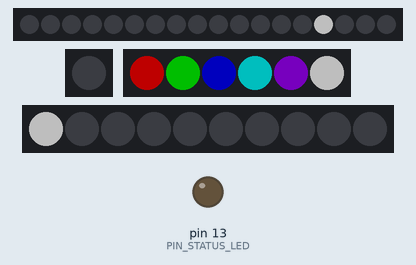
Simulated run of this sketch. Board: Arduino Mega 2560, built with avr-gcc and run on an emulated ATmega2560. Shown: 18 RGB LEDs in strip order, left to right, 1 RGB LEDs in strip order, left to right, 6 RGB LEDs in strip order, left to right, 10 RGB LEDs in strip order, left to right, output pins drawn as LEDs (lit = HIGH). Dim RGB values are drawn brighter than linear; what the sketch prints to the serial monitor is not drawn.

Above: at 0.17 s.
At 4.38 s:
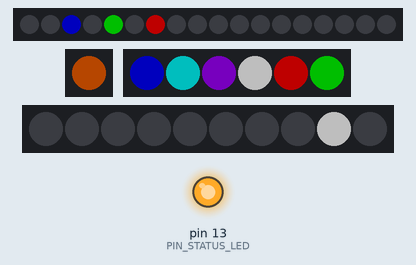
At 9.5 s:
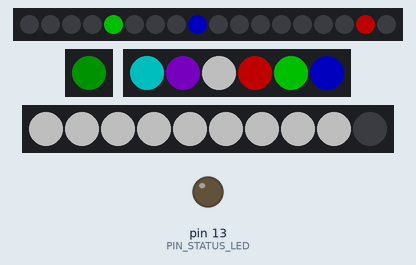
At 19.74 s:
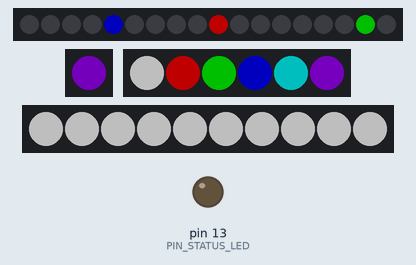
At 29.99 s:
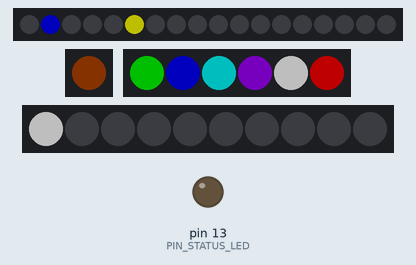
At 39.61 s:
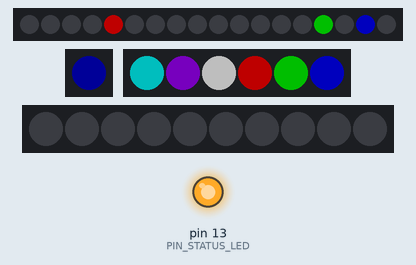
Timing chart, 0 to 40.0 s (numbered marks = the images above):
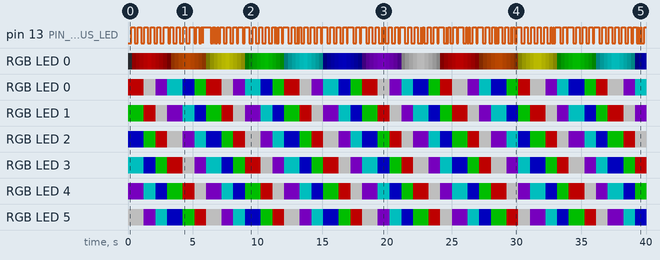

The sketch:

sketch.ino
```cpp
/*
 * Strip frame demo test - the LED strip of the sign frame (18 pixels) and a single pixel
 *
 * Uses the same 12 V WS2811 strip as strip_knight_rider_test: one control chip ("pixel") per 3 LEDs (10 cm).
 * One strip of FRAME_PIXELS = 18 pixels runs around the whole sign (60 x 30 cm): it starts at the lower-left corner
 * and runs counter-clockwise, 6 pixels on the bottom, 3 on the right, 6 on the top, 3 on the left:
 *   pixels  1.. 6  bottom edge, left to right      pixels 10..15  top edge, right to left
 *   pixels  7.. 9  right edge, going up            pixels 16..18  left edge, going down (18 is right above 1)
 *
 *   Pin D9 (frame strip, 18 pixels): three Knight Rider lights on the SAME strip. The light route starts at the
 *     upper-left corner (pixel 15) and runs CLOCKWISE: top edge to the right (15..10), right edge down (9..7),
 *     bottom edge to the left (6..1), left edge up (18..16). At pixel 16, the last one, a light turns around and runs
 *     the same route backwards to pixel 15, and so on.
 *     RED   light: one step every 500 ms  (2 pixels per second, base speed)
 *     GREEN light: 1.3 x faster           (one step every 385 ms)
 *     BLUE  light: 1.5 x faster           (one step every 333 ms)
 *   The lights add their colours where they overlap (red + green = yellow, all three = white), and drift out of
 *   phase, so the strip shows how the colours mix. The end pixels are shown once per turn, so a cycle is 34 steps.
 *
 *   Pin D10 (single pixel, 1 chip = 3 LEDs): a pulse dark -> bright -> dark every PULSE_MS (3 s). The colour changes
 *     at every pulse: red, orange, yellow, green, cyan, blue, violet, white, then again.
 *
 *   Pin D11 (colour bar, 6 pixels = 60 cm): a colour sequence red, green, blue, cyan, violet, white shows one colour
 *     per pixel and moves on by one pixel every BAR_STEP_MS (1 s) in the direction of the pixel numbers (1 -> 6); the
 *     colour that leaves pixel 6 comes back at pixel 1, so the bar goes round and round.
 *
 *   Pin D12 (pixel test, 10 pixels = 1 m): a four-phase sequence for checking that every pixel works; it repeats
 *     after 24.6 s:
 *       1. counter (5 s):       one white pixel walks 1 -> 10, 0.5 s per pixel
 *       2. fill and empty (10 s): pixels light up one by one 1 -> 10 and stay on, then go out one by one 1 -> 10,
 *                                0.5 s per step (a dead pixel shows as the place where the fill stops)
 *       3. colour channels (6 s): all 10 pixels together red, green, blue, white, 1.5 s each
 *       4. runner (3.6 s):      one blue pixel runs 1 -> 10 -> 1, 0.2 s per step
 *
 * Peak brightness is TEST_LEVEL = 80 (of 255) for every colour channel that is fully on, same as the other tests.
 * The strips are powered from a 12 V supply and the Arduino from USB (see README.txt).
 * If the colours are wrong (red looks green), change COLOR_ORDER (see README.txt).
 *
 * SIGN OF LIFE: the LED on pin 13 blinks all the time while the program runs (every HEARTBEAT_MS, twice as fast
 * while many state changes happen; it is shortly inverted when a frame light turns around at an end or the pulse
 * colour changes). Once per second (DEBUG_MS) the Serial Monitor (115200 baud, SERIAL_BAUD) gets a line
 * "DBG up=.. red=.. green=.. blue=.. d10=<colour>:<level> d11=<shift> d12=<phase>:<step> events=.. beats=..": uptime in seconds,
 * the strip pixel (1..18) of each frame light, colour number and brightness of the single pixel, the shift of the colour bar,
 * phase (1..4) and step (1-based) of the pixel test, state changes in the last second
 * and LED toggles. The values change from line to line.
 *
 * All timing uses millis(); the sketch never calls delay(). Function signatures use only built-in types
 * (Arduino's automatic prototypes).
 */

#include <Adafruit_NeoPixel.h>

// ============================== CONFIGURATION ==============================
constexpr uint8_t PIN_FRAME = 9;             // frame strip, 18 pixels
constexpr uint8_t PIN_SINGLE = 10;           // single pixel (one 3-LED cluster)
constexpr uint8_t PIN_BAR = 11;              // colour bar strip, 6 pixels
constexpr uint8_t PIN_TEST = 12;             // pixel test strip, 10 pixels
constexpr uint8_t PIN_STATUS_LED = 13;       // debug LED: sign of life
constexpr uint16_t FRAME_PIXELS = 18;        // pixels of the frame strip (6 + 3 + 6 + 3 chips = 54 LEDs = 1.8 m)
constexpr uint16_t ROUTE_START_PIXEL = 15;   // the light route starts here (upper-left corner), strip pixel 1..FRAME_PIXELS
constexpr uint16_t SINGLE_PIXELS = 1;        // pixels on D10
constexpr uint16_t BAR_PIXELS = 6;           // pixels on D11 (60 cm)
constexpr uint16_t TEST_PIXELS = 10;         // pixels on D12 (1 m)
constexpr uint16_t COLOR_ORDER = NEO_GRB + NEO_KHZ800;   // try NEO_RGB + NEO_KHZ800 if the colours are wrong
constexpr uint8_t TEST_LEVEL = 80;           // 0..255, peak brightness of a fully-on colour channel
constexpr uint32_t STEP_RED_MS = 500;        // red: 2 pixels per second
constexpr uint32_t STEP_GREEN_MS = 385;      // green: 1.3 x faster (500 / 1.3 = 384.6)
constexpr uint32_t STEP_BLUE_MS = 333;       // blue: 1.5 x faster (500 / 1.5 = 333.3)
constexpr uint32_t BAR_STEP_MS = 1000;        // D11: the colour sequence moves on by one pixel
constexpr uint16_t TEST_PHASE_STEPS[4] = {TEST_PIXELS, 2 * TEST_PIXELS, 4, 2 * (TEST_PIXELS - 1)};   // steps of each phase
constexpr uint32_t TEST_STEP_MS[4] = {500, 500, 1500, 200};   // time of one step in each phase
constexpr uint32_t PULSE_UPDATE_MS = 20;     // D10: brightness update interval
constexpr uint16_t PULSE_TICKS = 150;        // updates per pulse: 150 x 20 ms = 3 s per pulse (dark -> bright -> dark)
constexpr uint32_t HEARTBEAT_MS = 250;       // LED toggle interval
constexpr uint32_t HEARTBEAT_FAST_MS = 125;  // LED toggle interval while many state changes happen
constexpr uint32_t INVERT_MS = 120;          // the LED is inverted this long after a state change
constexpr uint32_t SERIAL_BAUD = 115200;     // Serial Monitor speed (stated at the top of this file and printed at start)
constexpr uint32_t DEBUG_MS = 1000;          // interval of the "DBG" debug line
constexpr uint8_t FAST_EVENTS = 3;           // this many state changes in the last second = "many"
// ===========================================================================

// Colours of the D10 pulse, full-scale (the brightness scales them so that the largest value peaks at TEST_LEVEL).
constexpr uint8_t PALETTE_SIZE = 8;
constexpr uint8_t PALETTE[PALETTE_SIZE][3] = {
  {255, 0, 0},      // 0 red
  {255, 100, 0},    // 1 orange
  {255, 255, 0},    // 2 yellow
  {0, 255, 0},      // 3 green
  {0, 255, 255},    // 4 cyan
  {0, 0, 255},      // 5 blue
  {160, 0, 255},    // 6 violet
  {255, 255, 255},  // 7 white
};

// D11 colour sequence: red, green, blue, cyan, violet, white (indices into PALETTE).
constexpr uint8_t BAR_COLOURS[BAR_PIXELS] = {0, 3, 5, 4, 6, 7};

// One named object per strip (NeoPixel objects must not be copied).
Adafruit_NeoPixel frame(FRAME_PIXELS, PIN_FRAME, COLOR_ORDER);
Adafruit_NeoPixel single(SINGLE_PIXELS, PIN_SINGLE, COLOR_ORDER);
Adafruit_NeoPixel bar(BAR_PIXELS, PIN_BAR, COLOR_ORDER);
Adafruit_NeoPixel tester(TEST_PIXELS, PIN_TEST, COLOR_ORDER);

// The light route: position 0 is the upper-left corner (strip pixel 15), the route runs clockwise:
// top edge (strip pixels 15..10), right edge (9..7), bottom edge (6..1), left edge (18..16). Position 17 is strip pixel 16.
// A cycle has 2 * (FRAME_PIXELS - 1) steps: positions 0 .. 17 going out, then 16 .. 1 coming back.
constexpr uint16_t CYCLE_STEPS = 2 * (FRAME_PIXELS - 1);
constexpr uint16_t PULSE_HALF = PULSE_TICKS / 2;

uint16_t stepRed = 0, stepGreen = 0, stepBlue = 0;     // position in the cycle of each light
uint32_t nextRed = 0, nextGreen = 0, nextBlue = 0;
uint16_t pulseTick = 0;                                // 0 .. PULSE_TICKS - 1
uint8_t colourIndex = 0;                               // palette entry of the current pulse
uint8_t singleLevel = 0;                               // brightness of the current pulse step
uint32_t nextPulse = 0;
uint8_t barShift = 0;                                  // 0 .. BAR_PIXELS - 1: how far the colour sequence has moved
uint32_t nextBar = 0;
uint8_t testPhase = 0;                                 // 0 .. 3
uint16_t testStep = 0;                                 // 0 .. TEST_PHASE_STEPS[testPhase] - 1
uint32_t nextTest = 0;
uint32_t nextBeat = 0, invertUntil = 0, nextDebug = 0;
bool ledState = false;
uint8_t eventsNow = 0, eventsPrev = 0, eventsShown = 0;
uint32_t beats = 0;

// Position on the route (0 .. FRAME_PIXELS - 1) of a step in the cycle.
uint16_t routeOfStep(uint16_t step) {
  return step < FRAME_PIXELS ? step : CYCLE_STEPS - step;
}

// Strip pixel (0-based, 0 = strip pixel 1 at the lower-left corner) of a route position: the route runs from
// the upper-left corner (0-based pixel ROUTE_START_PIXEL - 1) against the numbering of the strip, wrapping around.
uint16_t pixelOfRoute(uint16_t route) {
  return (ROUTE_START_PIXEL - 1 + FRAME_PIXELS - route) % FRAME_PIXELS;
}

// The lit strip pixel of a step in the cycle.
uint16_t pixelOfStep(uint16_t step) {
  return pixelOfRoute(routeOfStep(step));
}

// A state change: the status LED is shortly inverted and the event is counted.
void noteEvent(uint32_t now) {
  invertUntil = now + INVERT_MS;
  eventsNow++;
  eventsShown++;
}

// Advances one light by one step; returns true when it arrived at an end of the strip.
bool advance(uint16_t &step) {
  step = (step + 1) % CYCLE_STEPS;
  const uint16_t r = routeOfStep(step);
  return r == 0 || r == FRAME_PIXELS - 1;
}

// Brightness of a pulse step: 0 at the start, TEST_LEVEL at the middle, back towards 0 at the end.
uint8_t pulseLevel(uint16_t tick) {
  return tick < PULSE_HALF ? (uint8_t)((uint32_t)tick * TEST_LEVEL / PULSE_HALF)
                           : (uint8_t)((uint32_t)(PULSE_TICKS - tick) * TEST_LEVEL / PULSE_HALF);
}

uint8_t addSaturated(uint8_t a, uint8_t b) {
  const uint16_t s = (uint16_t)a + b;
  return s > 255 ? 255 : (uint8_t)s;
}

// Frame strip: the three lights add their colours (red, green, blue channel each).
void drawFrame() {
  uint8_t r[FRAME_PIXELS], g[FRAME_PIXELS], b[FRAME_PIXELS];
  for (uint16_t i = 0; i < FRAME_PIXELS; i++) { r[i] = 0; g[i] = 0; b[i] = 0; }
  const uint16_t pr = pixelOfStep(stepRed), pg = pixelOfStep(stepGreen), pb = pixelOfStep(stepBlue);
  r[pr] = addSaturated(r[pr], TEST_LEVEL);
  g[pg] = addSaturated(g[pg], TEST_LEVEL);
  b[pb] = addSaturated(b[pb], TEST_LEVEL);
  for (uint16_t i = 0; i < FRAME_PIXELS; i++) frame.setPixelColor(i, Adafruit_NeoPixel::Color(r[i], g[i], b[i]));
  frame.show();
}

// Single pixel: the palette colour scaled by the pulse brightness (largest channel = singleLevel).
void drawSingle() {
  const uint8_t *c = PALETTE[colourIndex];
  single.setPixelColor(0, Adafruit_NeoPixel::Color((uint16_t)c[0] * singleLevel / 255,
                                                   (uint16_t)c[1] * singleLevel / 255,
                                                   (uint16_t)c[2] * singleLevel / 255));
  single.show();
}

// Colour bar: pixel i shows sequence entry (i - barShift) modulo BAR_PIXELS, scaled so that the largest channel is TEST_LEVEL.
void drawBar() {
  for (uint16_t i = 0; i < BAR_PIXELS; i++) {
    const uint8_t *c = PALETTE[BAR_COLOURS[(i + BAR_PIXELS - barShift) % BAR_PIXELS]];
    bar.setPixelColor(i, Adafruit_NeoPixel::Color((uint16_t)c[0] * TEST_LEVEL / 255, (uint16_t)c[1] * TEST_LEVEL / 255,
                                                  (uint16_t)c[2] * TEST_LEVEL / 255));
  }
  bar.show();
}

// Advances the pixel test by one step; returns true when a new phase starts.
bool advanceTest() {
  testStep++;
  if (testStep < TEST_PHASE_STEPS[testPhase]) return false;
  testStep = 0;
  testPhase = (testPhase + 1) % 4;
  return true;
}

// Pixel test: what the 10 pixels show in the current phase and step (see the header).
void drawTest() {
  const uint32_t white = Adafruit_NeoPixel::Color(TEST_LEVEL, TEST_LEVEL, TEST_LEVEL);
  const uint32_t channel[4] = {Adafruit_NeoPixel::Color(TEST_LEVEL, 0, 0), Adafruit_NeoPixel::Color(0, TEST_LEVEL, 0),
                               Adafruit_NeoPixel::Color(0, 0, TEST_LEVEL), white};
  for (uint16_t i = 0; i < TEST_PIXELS; i++) {
    uint32_t colour = 0;
    if (testPhase == 0) {
      colour = (i == testStep) ? white : 0;                                   // counter: one pixel walks
    } else if (testPhase == 1) {
      colour = (testStep < TEST_PIXELS ? i <= testStep                        // fill: pixels 1..step+1 on
                                       : i > testStep - TEST_PIXELS) ? white : 0;   // empty: pixels up to step off
    } else if (testPhase == 2) {
      colour = channel[testStep];                                             // all pixels together
    } else {
      const uint16_t runner = testStep < TEST_PIXELS ? testStep : 2 * (TEST_PIXELS - 1) - testStep;
      colour = (i == runner) ? channel[2] : 0;                                // runner there and back
    }
    tester.setPixelColor(i, colour);
  }
  tester.show();
}

void printDebug(uint32_t now) {
  Serial.print(F("DBG up="));
  Serial.print((unsigned long)(now / 1000));
  Serial.print(F(" red="));
  Serial.print(pixelOfStep(stepRed) + 1);
  Serial.print(F(" green="));
  Serial.print(pixelOfStep(stepGreen) + 1);
  Serial.print(F(" blue="));
  Serial.print(pixelOfStep(stepBlue) + 1);
  Serial.print(F(" d10="));
  Serial.print(colourIndex);
  Serial.print(F(":"));
  Serial.print(singleLevel);
  Serial.print(F(" d11="));
  Serial.print(barShift);
  Serial.print(F(" d12="));
  Serial.print(testPhase + 1);
  Serial.print(F(":"));
  Serial.print(testStep + 1);
  Serial.print(F(" events="));
  Serial.print(eventsShown);
  Serial.print(F(" beats="));
  Serial.println((unsigned long)beats);
}

void setup() {
  Serial.begin(SERIAL_BAUD);
  pinMode(PIN_STATUS_LED, OUTPUT);
  frame.begin();
  single.begin();
  bar.begin();
  tester.begin();
  drawFrame();
  drawSingle();
  drawBar();
  drawTest();
  const uint32_t now = millis();
  nextRed = now + STEP_RED_MS;
  nextGreen = now + STEP_GREEN_MS;
  nextBlue = now + STEP_BLUE_MS;
  nextPulse = now + PULSE_UPDATE_MS;
  nextBar = now + BAR_STEP_MS;
  nextTest = now + TEST_STEP_MS[0];
  nextBeat = now + HEARTBEAT_MS;
  nextDebug = now + DEBUG_MS;
  Serial.println(F("Strip frame demo: D9 18 pixels, light route clockwise from the upper-left corner, red 2/s, green 1.3x, blue 1.5x; D10 single pixel pulse, D11 colour bar, D12 pixel test"));
  Serial.print(F("Serial speed "));
  Serial.print((unsigned long)SERIAL_BAUD);
  Serial.println(F(" baud; a DBG line is printed every second."));
}

void loop() {
  const uint32_t now = millis();

  bool frameChanged = false;
  if ((int32_t)(now - nextRed) >= 0) {
    nextRed += STEP_RED_MS;
    if (advance(stepRed)) noteEvent(now);
    frameChanged = true;
  }
  if ((int32_t)(now - nextGreen) >= 0) {
    nextGreen += STEP_GREEN_MS;
    if (advance(stepGreen)) noteEvent(now);
    frameChanged = true;
  }
  if ((int32_t)(now - nextBlue) >= 0) {
    nextBlue += STEP_BLUE_MS;
    if (advance(stepBlue)) noteEvent(now);
    frameChanged = true;
  }
  if (frameChanged) drawFrame();

  if ((int32_t)(now - nextPulse) >= 0) {
    nextPulse += PULSE_UPDATE_MS;
    pulseTick = (pulseTick + 1) % PULSE_TICKS;
    if (pulseTick == 0) {                       // a new pulse starts: next colour
      colourIndex = (colourIndex + 1) % PALETTE_SIZE;
      noteEvent(now);
    }
    singleLevel = pulseLevel(pulseTick);
    drawSingle();
  }

  if ((int32_t)(now - nextBar) >= 0) {
    nextBar += BAR_STEP_MS;
    barShift = (barShift + 1) % BAR_PIXELS;   // a steady rhythm, not counted as a state change event
    drawBar();
  }

  if ((int32_t)(now - nextTest) >= 0) {
    if (advanceTest()) noteEvent(now);           // a new phase of the pixel test is a state change
    nextTest += TEST_STEP_MS[testPhase];
    drawTest();
  }

  // Sign of life: LED 13 blinks, twice as fast while many state changes happen, shortly inverted on a state change
  const bool busy = (eventsNow + eventsPrev) >= FAST_EVENTS;
  if ((int32_t)(now - nextBeat) >= 0) {
    nextBeat += busy ? HEARTBEAT_FAST_MS : HEARTBEAT_MS;
    ledState = !ledState;
    beats++;
  }
  const bool inverted = (int32_t)(invertUntil - now) > 0;
  digitalWrite(PIN_STATUS_LED, (ledState != inverted) ? HIGH : LOW);

  // Serial debug line once per second
  if ((int32_t)(now - nextDebug) >= 0) {
    nextDebug += DEBUG_MS;
    printDebug(now);
    eventsPrev = eventsNow;
    eventsNow = 0;
    eventsShown = 0;
  }
}
```

Measured:
- by itself, pin 13 (PIN_STATUS_LED): LOW → HIGH at 0.25 s, → LOW 0.25 s later, → HIGH 0.25 s later, → LOW 0.25 s later, … (185 changes in this stretch)
- by itself, RGB LED 3: off → RGB(0, 80, 80) at 0.02 s, → RGB(0, 0, 80) 1.2 s later, → RGB(0, 80, 0) 0.90 s later, → RGB(80, 0, 0) 0.90 s later, … (40 changes in this stretch)
